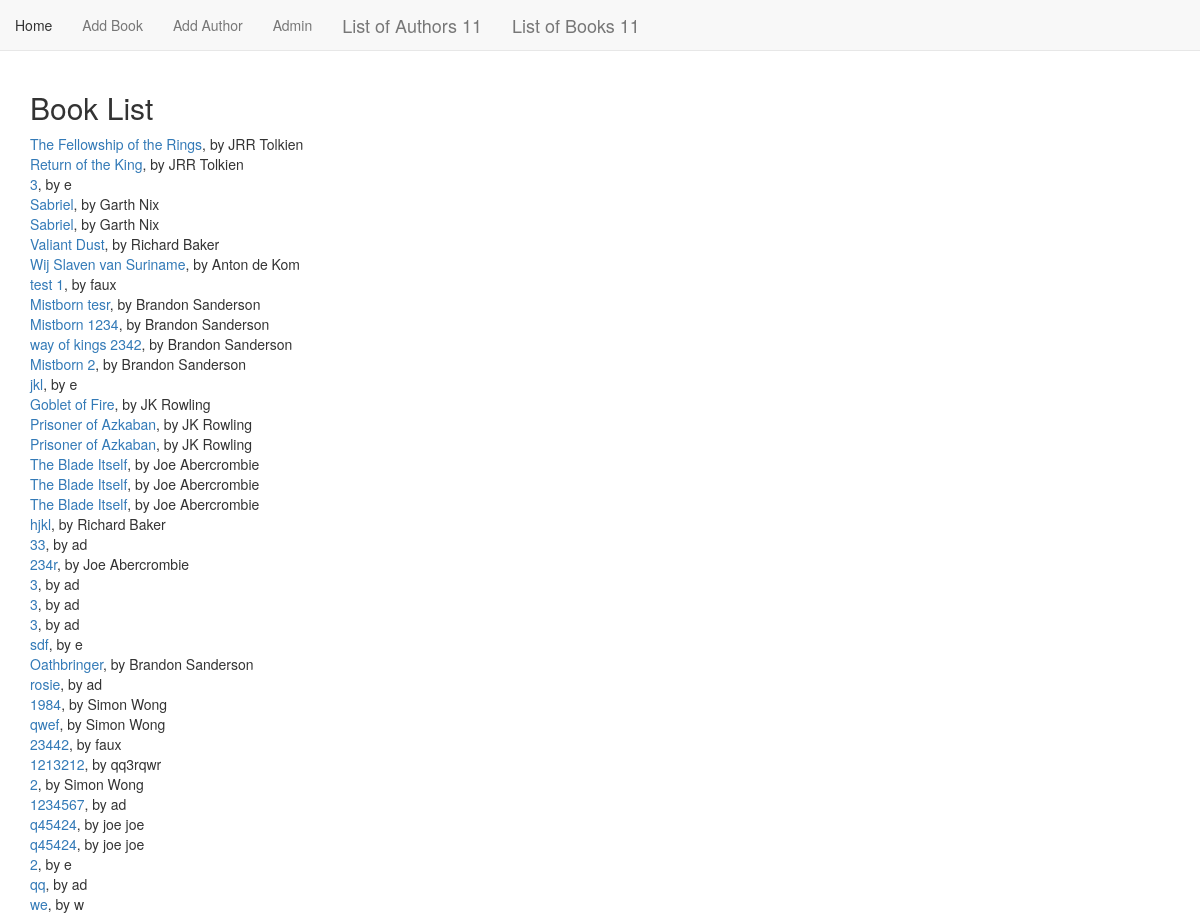
Before: /books_list/ with the older database file.
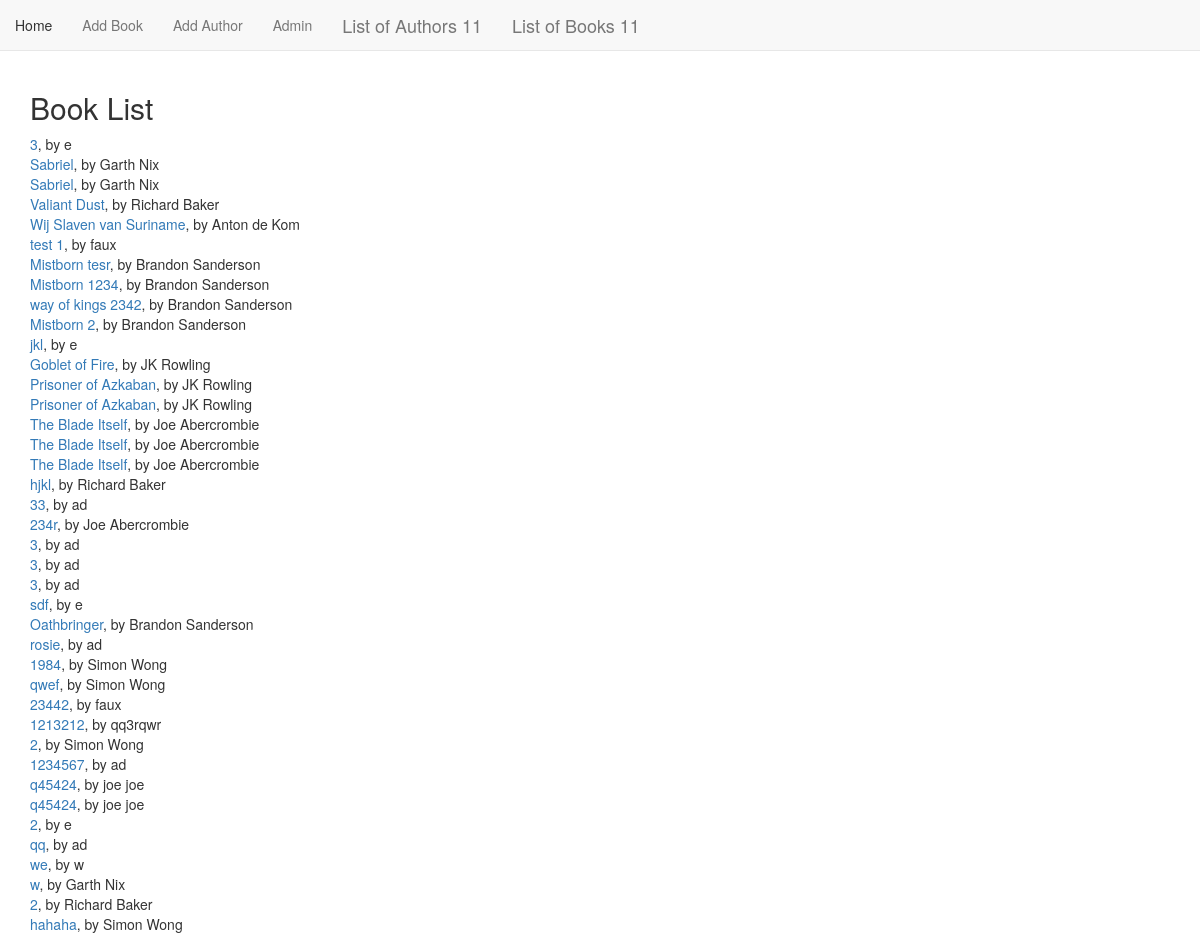
After: the same page with the newer database file.
### book_app/models.py (models this page shows, shortened)
class Book(models.Model):
    title = models.CharField(max_length=255)
    year_published = models.IntegerField(null=True)
    author = models.ForeignKey(
        Author, related_name='book', on_delete=models.CASCADE)
    rating = models.FloatField(null=True)
    cover = models.TextField(blank=True)

class Author(models.Model):
    name = models.CharField(max_length=50)
    age = models.IntegerField(null=True)
    def __str__(self):
        return self.name

### book_app/views.py (the view)
# urls.py: path('books_list/', views.books_index_view, name='book_list'),
def books_index_view(request):
    books_from_db = models.Book.objects.all()
    return render(request, 'book_app/book_list.html', {'books': books_from_db})

### book_app/templates/book_app/book_list.html
{% extends "book_app/book_app_base.html" %}
{% block body_block %}
<h2>Book List</h2>
{% for book in books %}
    <div class="card">
        <div class="card-content">
            <span class="card-title">
                <a href="{% url 'book_app:book_update' book.id %}">{{book.title}}</a>, by {{book.author}}
            </span>
        </div>
    </div>
{% endfor %}
{% endblock %}

### book_app/templates/book_app/book_app_base.html (shortened to what this page needs)
<!DOCTYPE html>
<html lang="en">
<head>
    <link rel="stylesheet" href="https://maxcdn.bootstrapcdn.com/bootstrap/3.3.7/css/bootstrap.min.css"
>
</head>
<body>
    <nav class="navbar navbar-default navbar-static-top">
        <ul class="nav navbar-nav">
            <li><a class="navbar-link" href="{% url 'simon:home' %}">Home</a></li>
            <li><a class="navbar-link" href="{% url 'simon:book_create' %}">Add Book</a></li>
            <li><a class="navbar-link" href="{% url 'simon:create' %}">Add Author</a></li>
            <li><a class="navbar-link" href="{% url 'admin:index' %}">Admin</a></li>
            <li><a class="navbar-brand" href="{% url 'simon:author_list' %}">List of Authors 11</a></li>
            <li><a class="navbar-brand" href="{% url 'simon:book_list' %}">List of Books 11</a></li>
        </ul>
    </nav>
    <div class="container">
        {% block body_block %}
        {% endblock %}
    </div>
</body>
</html>

Changed rows visible on the page:
removed Book: title "The Fellowship of the Rings", author "JRR Tolkien"
removed Book: title "Return of the King", author "JRR Tolkien"
added Book: title "w", author "Garth Nix"
added Book: title "2", author "Richard Baker"
added Book: title "hahaha", author "Simon Wong"
